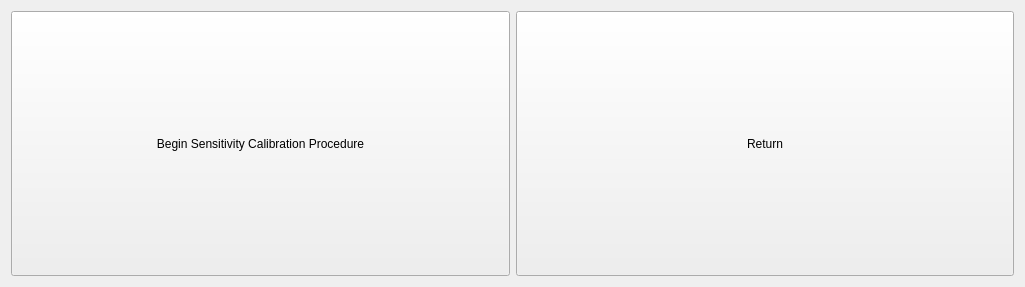
<?xml version="1.0" encoding="UTF-8"?>
<ui version="4.0">
 <class>Form</class>
 <widget class="QWidget" name="Form">
  <property name="geometry">
   <rect>
    <x>0</x>
    <y>0</y>
    <width>1025</width>
    <height>287</height>
   </rect>
  </property>
  <property name="windowTitle">
   <string>Form</string>
  </property>
  <layout class="QHBoxLayout" name="horizontalLayout">
   <item>
    <widget class="QPushButton" name="btnProcedure">
     <property name="sizePolicy">
      <sizepolicy hsizetype="Preferred" vsizetype="Preferred">
       <horstretch>0</horstretch>
       <verstretch>0</verstretch>
      </sizepolicy>
     </property>
     <property name="text">
      <string>Begin Sensitivity Calibration Procedure</string>
     </property>
    </widget>
   </item>
   <item>
    <widget class="QPushButton" name="btnReturn">
     <property name="sizePolicy">
      <sizepolicy hsizetype="Preferred" vsizetype="Preferred">
       <horstretch>0</horstretch>
       <verstretch>0</verstretch>
      </sizepolicy>
     </property>
     <property name="text">
      <string>Return</string>
     </property>
    </widget>
   </item>
  </layout>
 </widget>
 <resources/>
 <connections/>
</ui>
